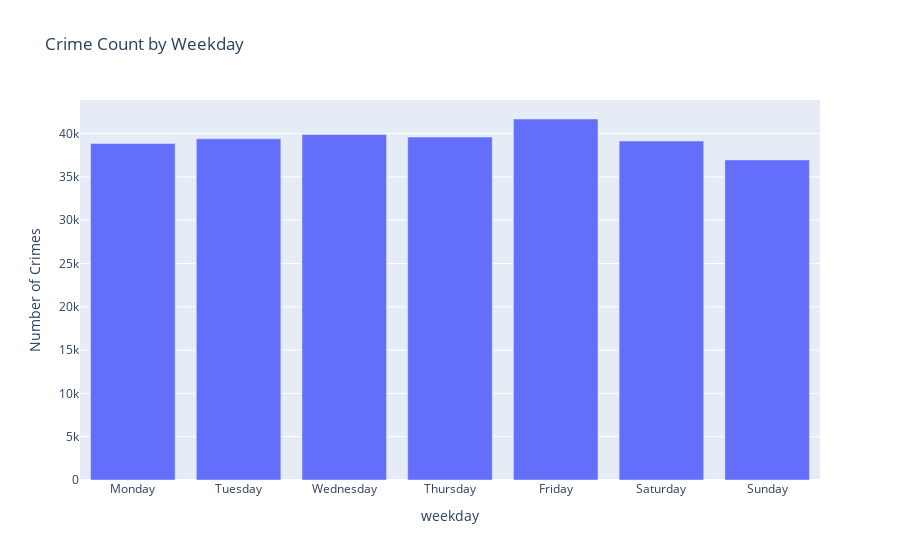

Notebook code for this chart:
### Markdown cell above
## 4. Compute & Visualize Monthly Crime Totals

Here we:

1. Group crime incidents by `(year, month)` to get monthly totals.
2. Create a `month_start` datetime as the first day of each month.
3. Render a Plotly bar chart of monthly crime counts.

**Why?**  
Monthly aggregation surfaces seasonal cycles and longer‑term trends that might be obscured in daily noise.

### Code cell
## 5. Crime Count by Weekday

# %%
# Order weekdays
weekday_order = ['Monday', 'Tuesday', 'Wednesday', 'Thursday', 'Friday', 'Saturday', 'Sunday']

# Count crimes by weekday
df_weekday = (
    df_crime['weekday']
            .value_counts()
            .reindex(weekday_order)
            .reset_index()
)
df_weekday.columns = ['weekday', 'crime_count']

# Plot bar chart for weekdays
fig = px.bar(
    df_weekday,
    x='weekday',
    y='crime_count',
    title='Crime Count by Weekday',
    labels={'crime_count': 'Number of Crimes'}
)
fig.show()

### Figure 1 — Plotly figure (JSON) as saved in the notebook; plotly's stock layout.template omitted (floating-point values rounded to 4 significant figures)
{"data": [{"hovertemplate": "weekday=%{x}<br>Number of Crimes=%{y}<extra></extra>", "legendgroup": "", "marker": {"color": "#636efa", "pattern": {"shape": ""}}, "name": "", "orientation": "v", "showlegend": false, "textposition": "auto", "type": "bar", "x": ["Monday", "Tuesday", "Wednesday", "Thursday", "Friday", "Saturday", "Sunday"], "xaxis": "x", "y": [38862, 39402, 39916, 39609, 41692, 39146, 36966], "yaxis": "y"}], "layout": {"barmode": "relative", "legend": {"tracegroupgap": 0}, "title": {"text": "Crime Count by Weekday"}, "xaxis": {"anchor": "y", "domain": [0, 1], "title": {"text": "weekday"}}, "yaxis": {"anchor": "x", "domain": [0, 1], "title": {"text": "Number of Crimes"}}}}
